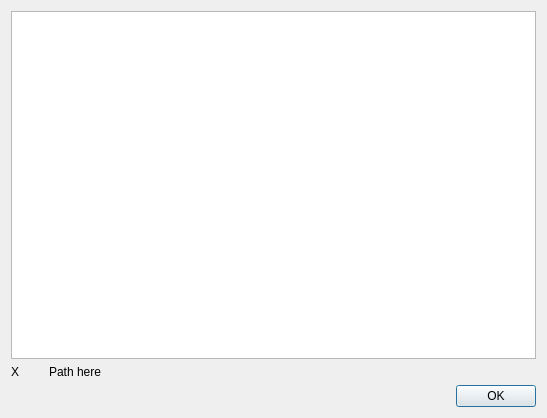
<?xml version="1.0" encoding="UTF-8"?>
<ui version="4.0">
 <class>Dialog</class>
 <widget class="QDialog" name="Dialog">
  <property name="geometry">
   <rect>
    <x>0</x>
    <y>0</y>
    <width>547</width>
    <height>418</height>
   </rect>
  </property>
  <property name="windowTitle">
   <string>Dialog</string>
  </property>
  <layout class="QVBoxLayout" name="verticalLayout">
   <item>
    <widget class="QListWidget" name="listWidget"/>
   </item>
   <item>
    <layout class="QHBoxLayout" name="horizontalLayout">
     <item>
      <widget class="QLabel" name="lblImage">
       <property name="maximumSize">
        <size>
         <width>32</width>
         <height>16777215</height>
        </size>
       </property>
       <property name="text">
        <string>X</string>
       </property>
      </widget>
     </item>
     <item>
      <widget class="QLabel" name="lblName">
       <property name="text">
        <string>Path here</string>
       </property>
      </widget>
     </item>
    </layout>
   </item>
   <item>
    <widget class="QDialogButtonBox" name="buttonBox">
     <property name="standardButtons">
      <set>QDialogButtonBox::Ok</set>
     </property>
    </widget>
   </item>
  </layout>
 </widget>
 <resources/>
 <connections/>
</ui>
